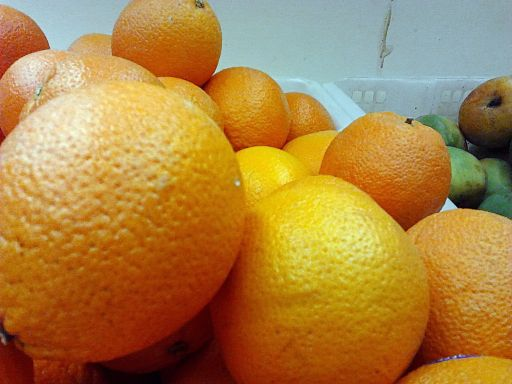
//> input picture imgs/orange1.jpg, 512 x 384 px
$ ./main2   (built with g++ and OpenCV 4)
//> lines starting //> are read from the running program, lines starting //| are printed output that depends on the picture
//> further down, img is the input picture: 384 rows x 512 cols, CV_8UC3; mean B, G, R 66, 129.5, 172.4
### common.h
#include <iostream>

#define HAVE_OPENCV_IMGPROC
#include <opencv4/opencv2/opencv.hpp>
#include <opencv4/opencv2/core/hal/interface.h>

using namespace cv;

// [44 lines left out: functions read_image, print_image_info, copy_img_region, not called in this run]

### main2.cpp
#include "common.h"
#include <opencv2/imgproc.hpp>

#include <vector>

using namespace std;

/// <summary>
/// A img.data bajtsorozat hasznalata. (leggyorsabb eleresi mod, de kenyelmetlen)
/// </summary>
/// <param name="fg"></param>
/// <param name="bg"></param>
void narancsmasolo_szines1(const Mat fg, Mat& bg) {
	assert(fg.isContinuous());

	bg = Mat::zeros(fg.size(), fg.type());

	uchar* p_fg = (uchar*)fg.data;
	uchar* p_bg = (uchar*)bg.data;
	uchar* p_end = p_fg + fg.rows * fg.cols * 3;
	for (; p_fg < p_end; ) {
		if (*(p_fg + 2) > *(p_fg + 1) && *(p_fg + 2) > *p_fg) {
			*p_bg++ = *p_fg++;
			*p_bg++ = *p_fg++;
			*p_bg++ = *p_fg++;
		}
		else {
			p_bg += 3;
			p_fg += 3;
		}
	}
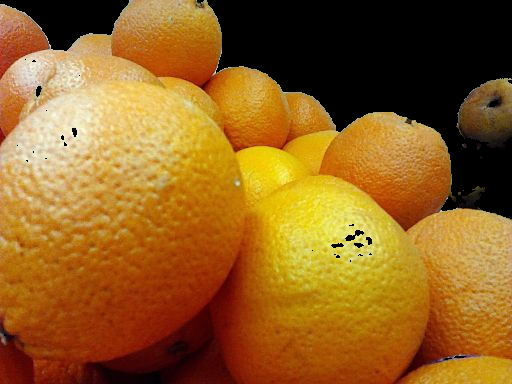
//> bg: 384 rows x 512 cols, CV_8UC3; mean B, G, R 33.1, 96.8, 145.2
}

/// <summary>
/// Iteratoros megoldas.
/// </summary>
/// <param name="fg"></param>
/// <param name="bg"></param>
void narancsmasolo_szines2(const Mat fg, Mat& bg) {
	bg = Mat::zeros(fg.size(), fg.type());

	cv::MatConstIterator_<Vec3b> fg_it = fg.begin<Vec3b>();	// lustabbaknak ott az auto
	cv::MatConstIterator_<Vec3b> fg_end = fg.end<Vec3b>();
	cv::MatIterator_<Vec3b> bg_it = bg.begin<Vec3b>();
	Vec3b c;
	for (; fg_it != fg_end; ++fg_it, ++bg_it)
	{
		//if ( (*fg_it)[2] > (*fg_it)[1] && (*fg_it)[2] > (*fg_it)[0])
		//    *bg_it = *fg_it;

		// vagy ha kimentjuk a pixelt egy Vec3b-be
		c = *fg_it;
		if (c[2] > c[1] && c[2] > c[0])
			*bg_it = c;
	}
//> this loop made 196608 passes
//> c on passes 1 to 3: [225, 215, 175], [224, 214, 174], [228, 213, 174]
}


/// <summary>
/// For each ciklus.
/// A koordinatat nem ismerjuk, ezert muszaj egy keppel dolgozni!
/// A pontmasolas helyett klonozni fogjuk az eredeti kepet es toroljuk (feketere allitjuk) a nem kivant pontokat.
/// A matrix tipusos, a hivasnal figyelj!
/// </summary>
/// <param name="fg"></param>
/// <param name="bg"></param>
void narancsmasolo_szines3(const Mat fg, Mat_<Vec3b>& bg) {
	bg = fg.clone();
	Vec3b black(0, 0, 0);
	for (auto& p : bg)
	{
		if (!(p[2] > p[1] && p[2] > p[0])) {
			p = black;
		}
	}
//> this loop made 196608 passes
}

///
/// Kizarolag a technika megmutatasara, nem lesz eretelmes a narancsos kepre
///
void masolo_szurke1(const Mat fg, Mat& bg) {
	// szurkeskalassa alakit
	Mat fg_gray;
	cvtColor(fg, fg_gray, COLOR_BGR2GRAY);
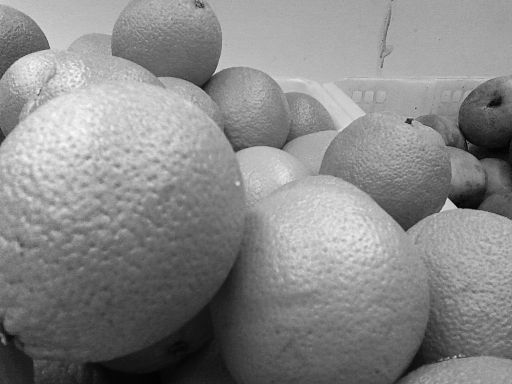
//> fg_gray: 384 rows x 512 cols, CV_8UC1; min 1, max 251, mean 135.1

	// leteznek olyan keptipusok, ahol pl. 16 bit az egyseg, ezert az utolso oszlopba nem a kephez tartozo
	// pontok kerulhetnek, olyan kepre ne hasznaljuk
	// elvarjuk, hogy ne ilyen kep erkezzen
	assert(fg.isContinuous());

	bg = Mat::zeros(fg.size(), fg_gray.type());

	uchar* p_fg = (uchar*)fg_gray.data;
	uchar* p_bg = (uchar*)bg.data;
	uchar* p_end = p_fg + bg.rows * bg.cols;
	for (; p_fg < p_end; ++p_fg, ++p_bg) {
		if (*p_fg > 150) {
			*p_bg = *p_fg;
		}
	}
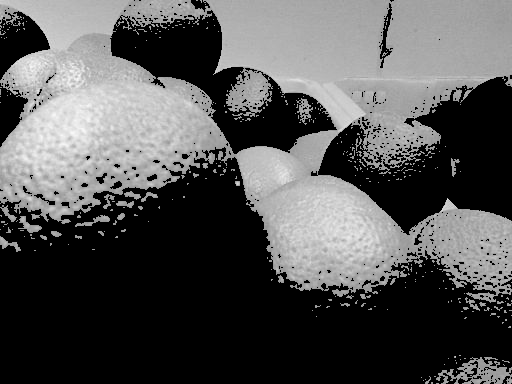
//> bg: 384 rows x 512 cols, CV_8UC1; min 0, max 251, mean 83.5
}

///
///  iterator
///
void masolo_szurke2(const Mat fg, Mat& bg) {
	// szurkeskalassa alakit
	Mat fg_gray;
	cvtColor(fg, fg_gray, COLOR_BGR2GRAY);

	bg = Mat::zeros(fg.size(), fg_gray.type());

	cv::MatConstIterator_<uchar> fg_it = fg_gray.begin<uchar>();	// lustabbaknak ott az auto
	cv::MatConstIterator_<uchar> fg_end = fg_gray.end<uchar>();
	cv::MatIterator_<uchar> bg_it = bg.begin<uchar>();
	for (; fg_it != fg_end; ++fg_it, ++bg_it)
	{
		if ((int)(*fg_it) > 150)
			*bg_it = *fg_it;
	}
}


int main() {

	Mat dest1, dest2, destg1, destg2;
	Mat_<Vec3b> dest3;

	Mat img = imread("./imgs/orange1.jpg");
	assert(!img.empty());

	imshow("img", img);

	narancsmasolo_szines1(img, dest1);
	imshow("color1", dest1);

	narancsmasolo_szines2(img, dest2);
	imshow("color2", dest2);

	narancsmasolo_szines3(img, dest3);
	imshow("color3", dest3);

	masolo_szurke1(img, destg1);
	imshow("gray1", destg1);

	masolo_szurke2(img, destg2);
	imshow("gray2", destg2);

	waitKey();

	return 0;
}

$ run again, with imgs/American_Eskimo_Dog.jpg copied over imgs/orange1.jpg
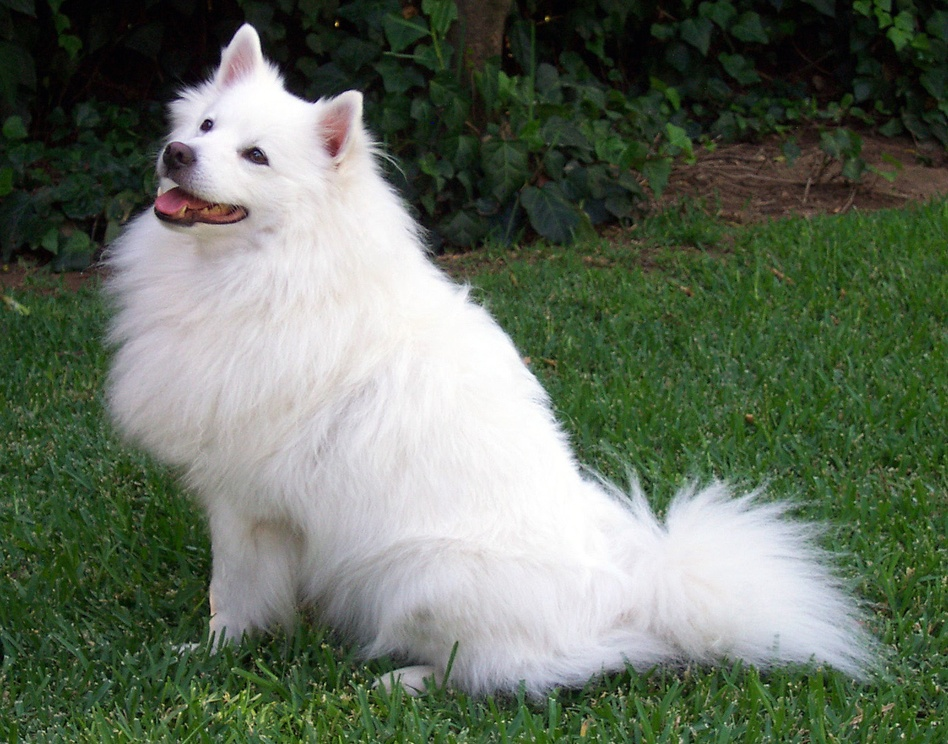
//> input picture imgs/American_Eskimo_Dog.jpg, 948 x 744 px, shrunk from 1546 x 1213 before the run
//> img is the input picture: 744 rows x 948 cols, CV_8UC3; mean B, G, R 93.8, 110, 99.1
//> after the loop in narancsmasolo_szines1, `for (; p_fg < p_end; )`:
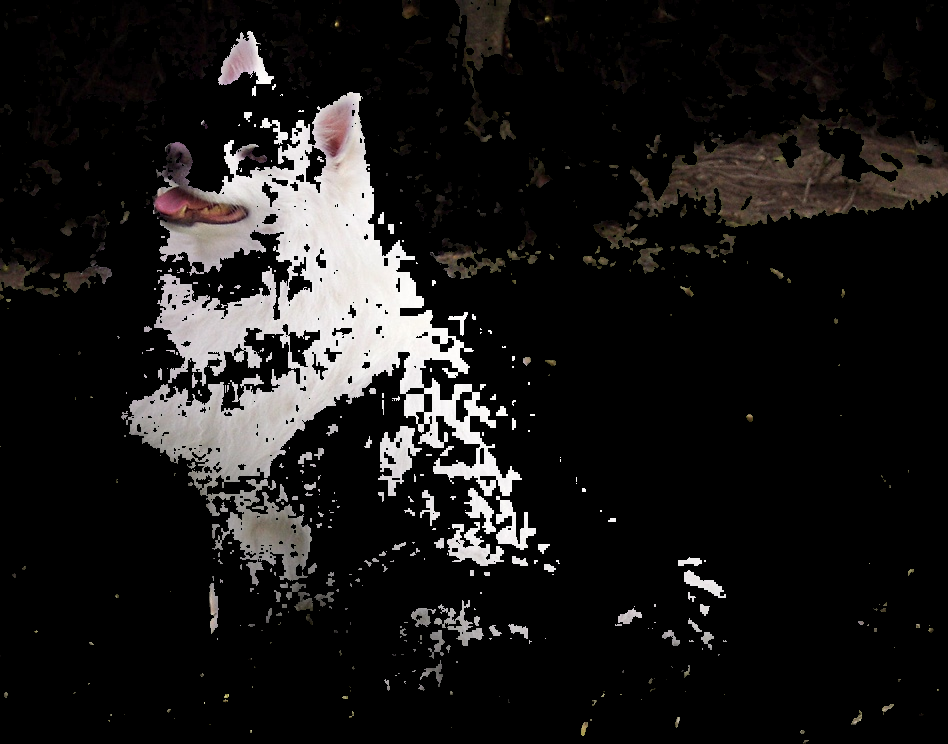
//> bg: 744 rows x 948 cols, CV_8UC3; mean B, G, R 24.6, 25.1, 26.5
//> the loop in narancsmasolo_szines2, `for (; fg_it != fg_end; ++fg_it, ++bg_it)` made 705312 passes
//> c on passes 1 to 3: [25, 28, 19], [25, 28, 19], [22, 26, 15]
//> the loop in narancsmasolo_szines3, `for (auto& p : bg)` made 705312 passes
//> after the loop in masolo_szurke1, `for (; p_fg < p_end; ++p_fg, ++p_bg)`:
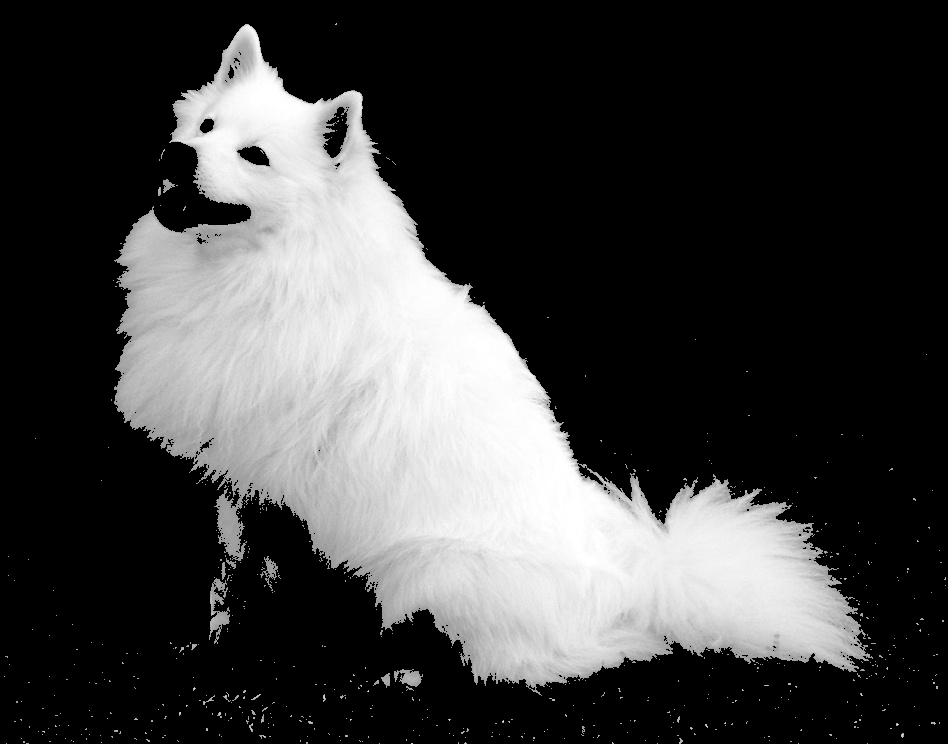
//> bg: 744 rows x 948 cols, CV_8UC1; min 0, max 255, mean 64.2

$ run again, with imgs/SnapShot-20180731_173715.jpg copied over imgs/orange1.jpg
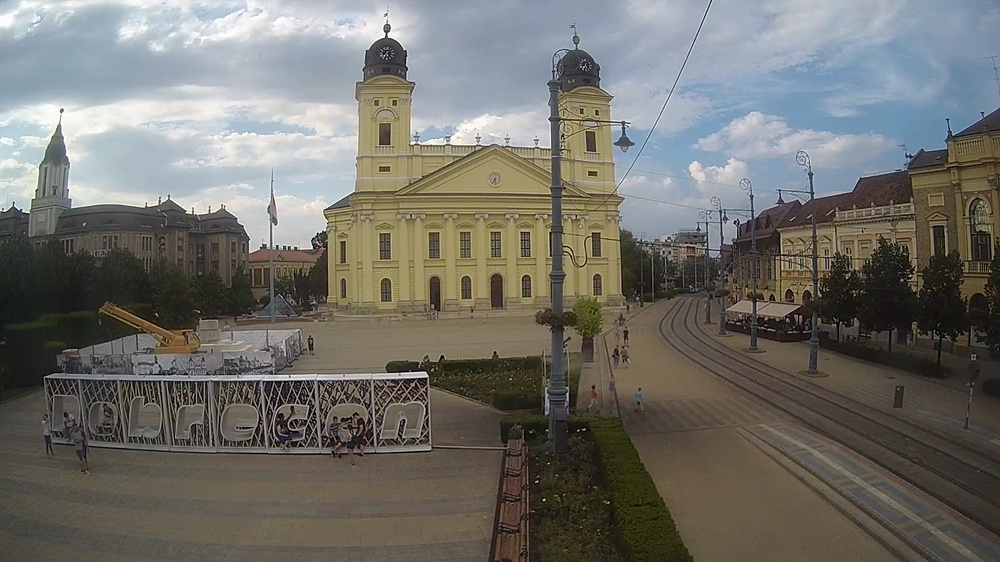
//> input picture imgs/SnapShot-20180731_173715.jpg, 1000 x 562 px, shrunk from 1920 x 1080 before the run
//> img is the input picture: 562 rows x 1000 cols, CV_8UC3; mean B, G, R 106.3, 112.1, 113.1
//> after the loop in narancsmasolo_szines1, `for (; p_fg < p_end; )`:
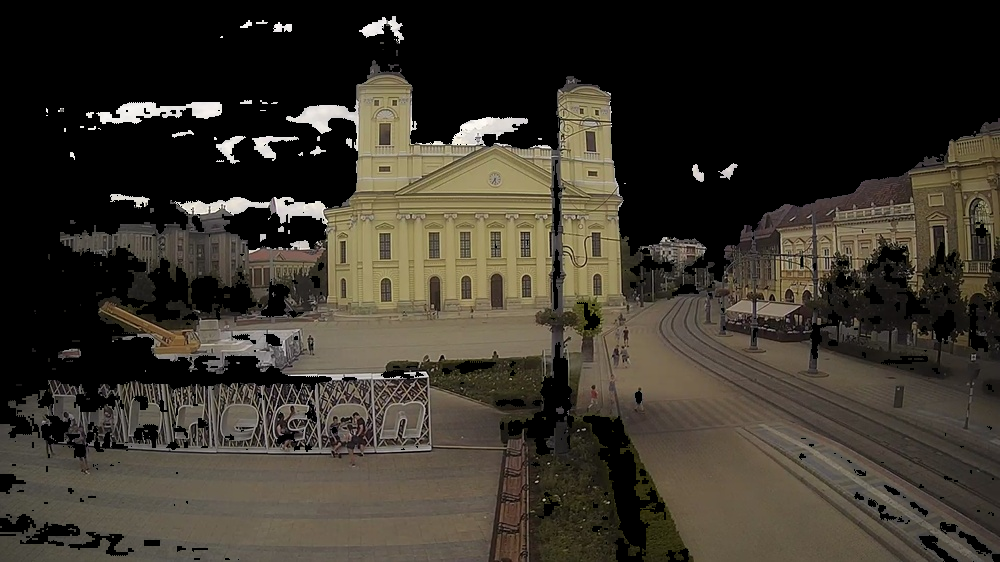
//> bg: 562 rows x 1000 cols, CV_8UC3; mean B, G, R 42.5, 51.7, 56.8
//> the loop in narancsmasolo_szines2, `for (; fg_it != fg_end; ++fg_it, ++bg_it)` made 562000 passes
//> c on passes 1 to 3: [172, 158, 140], [175, 161, 143], [179, 167, 149]
//> the loop in narancsmasolo_szines3, `for (auto& p : bg)` made 562000 passes
//> after the loop in masolo_szurke1, `for (; p_fg < p_end; ++p_fg, ++p_bg)`:
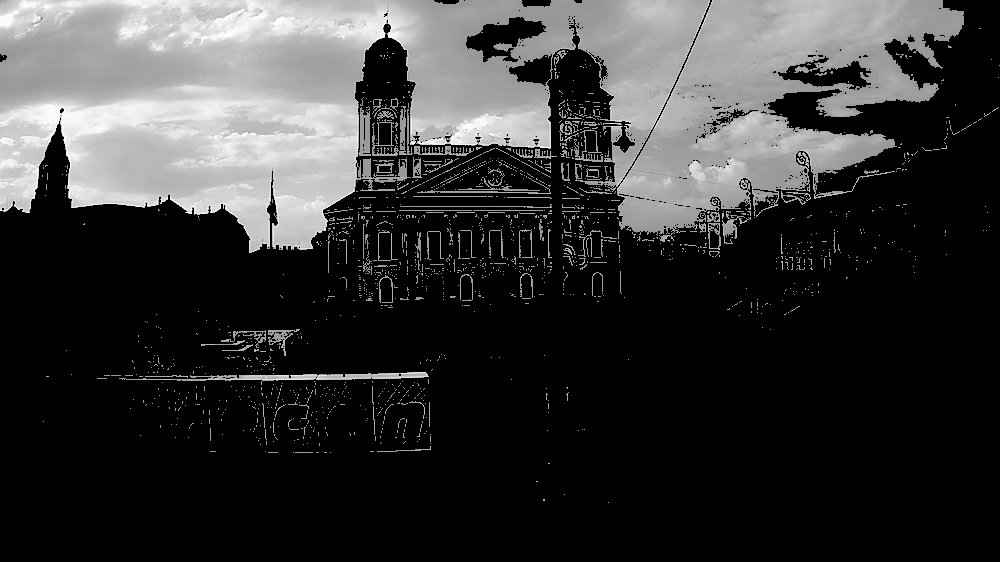
//> bg: 562 rows x 1000 cols, CV_8UC1; min 0, max 255, mean 53.8
